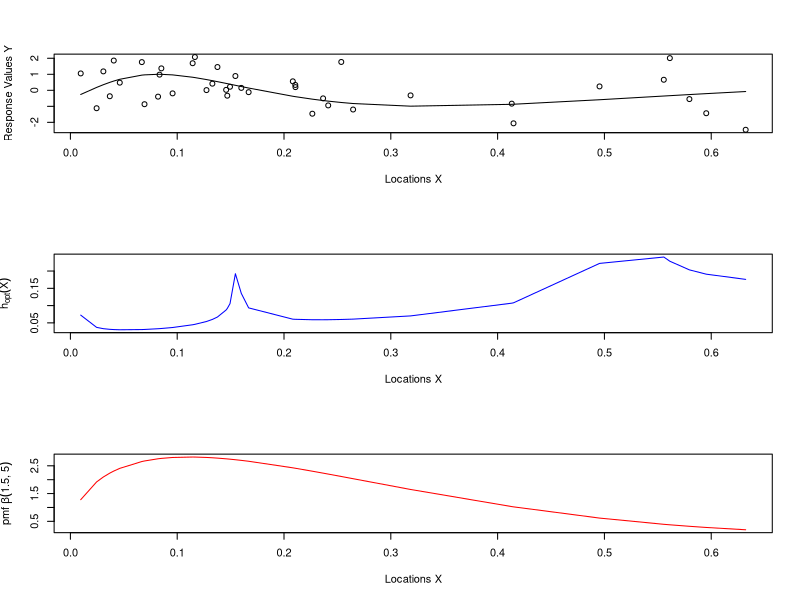
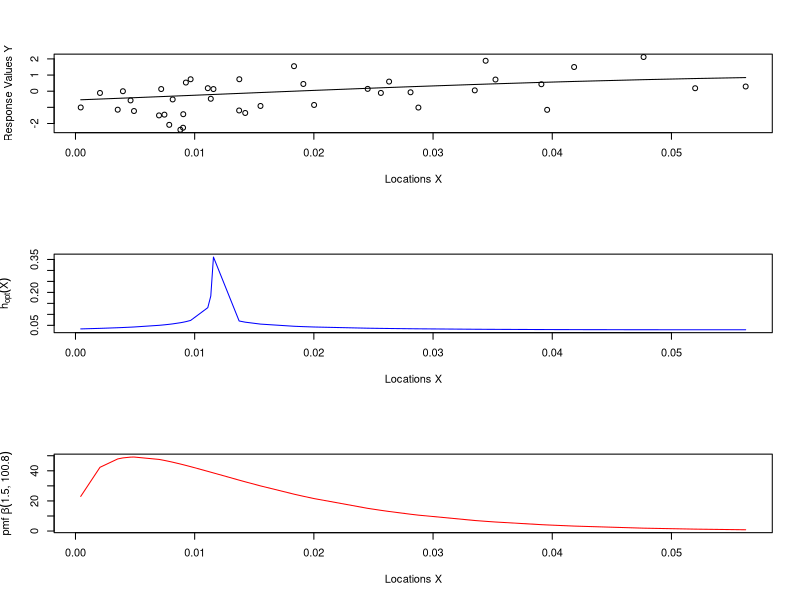
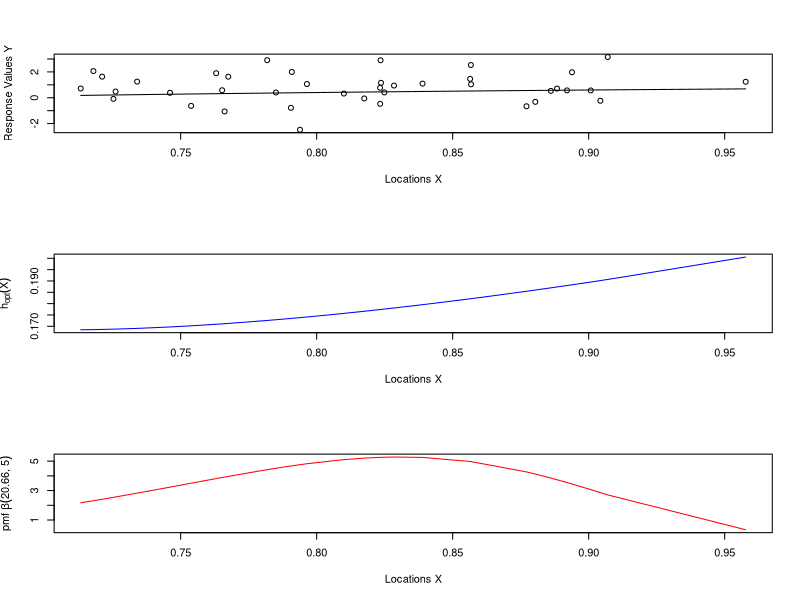
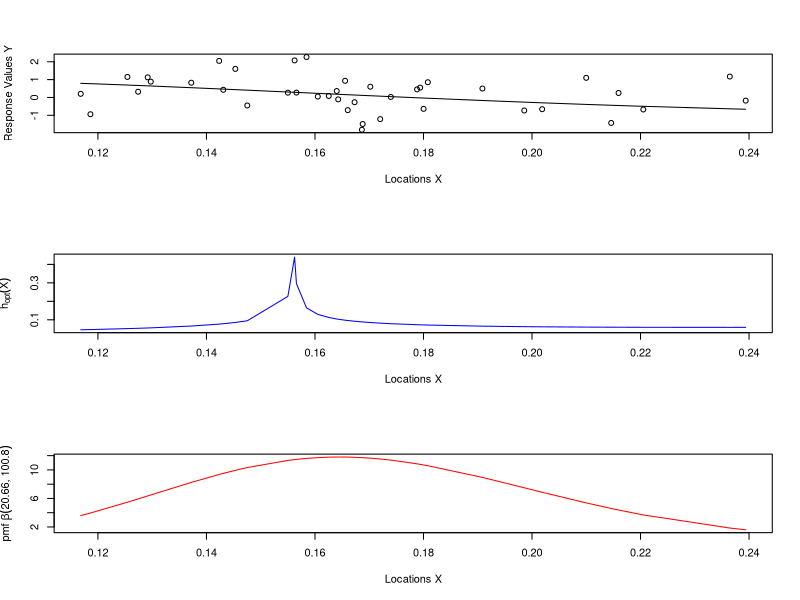
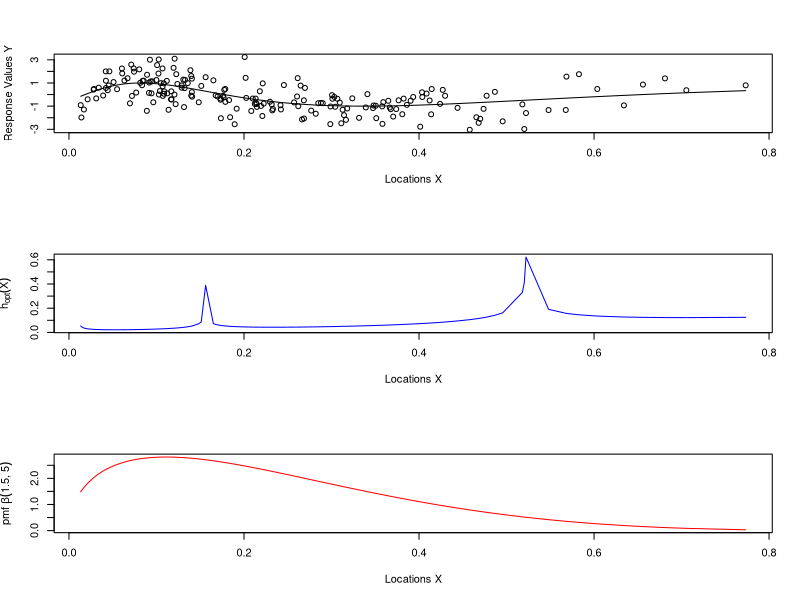
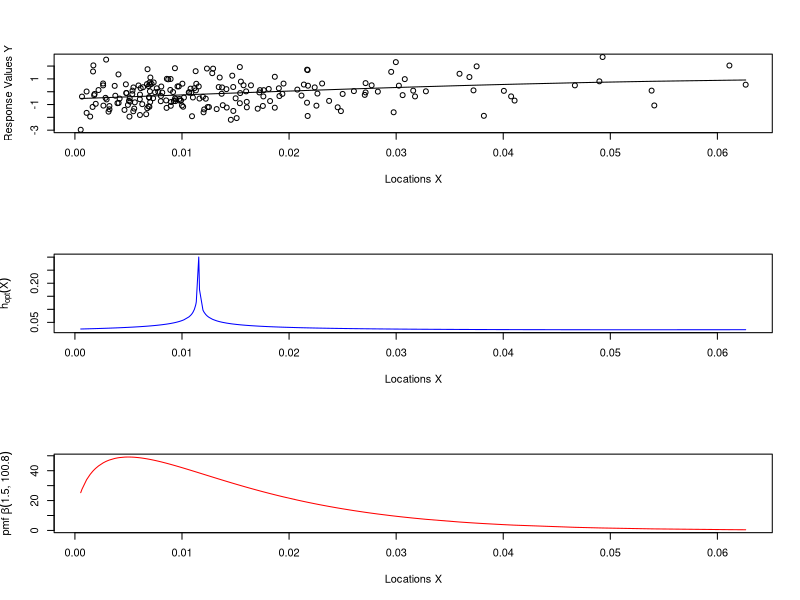
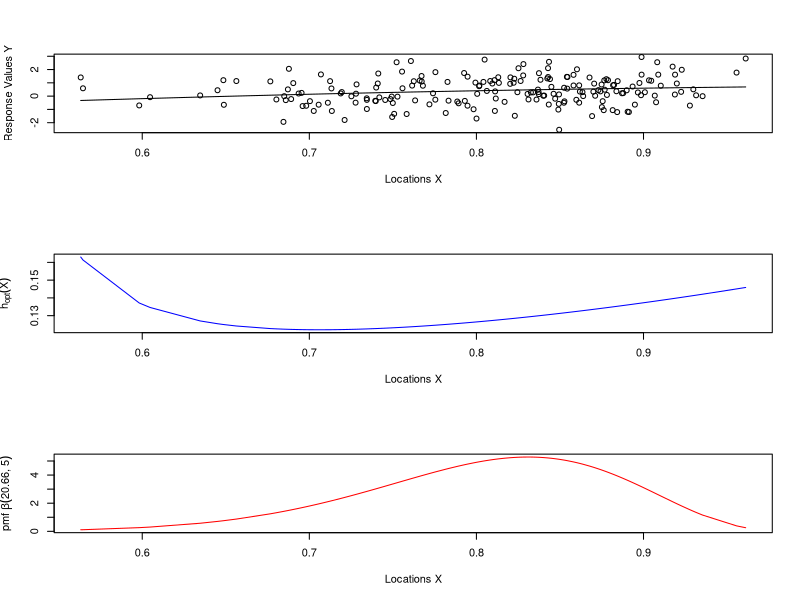
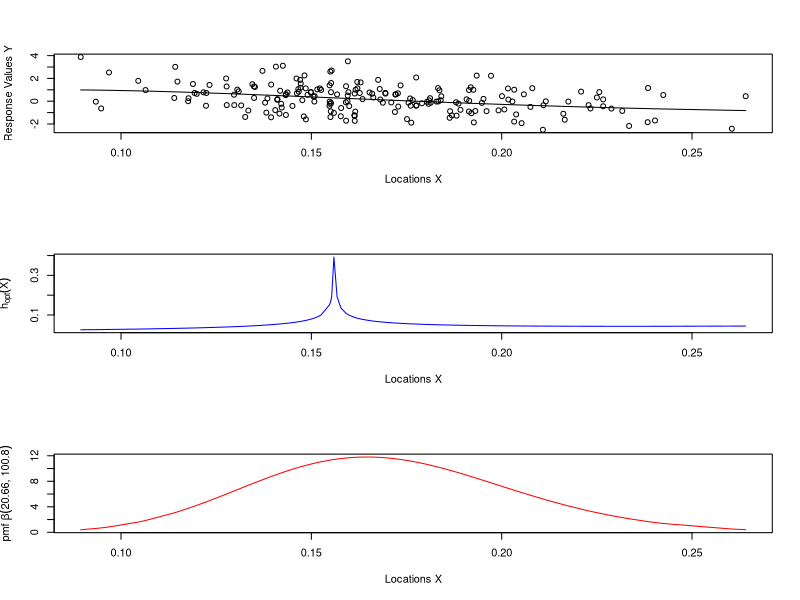

R code for these plots, in order:
## ---- chunk 1
knitr::opts_chunk$set(echo = TRUE)
## ---- chunk 2
library(bookdown)
library(tidyverse)
## ---- chunk 3

# m
m <- function(x){
  return(sin(3/(x+0.3)))
}

# Second derivative of m
m_prime_prime <- function(x) {
  return(((6*x+1.8)*cos(3/(x + 0.3)) - 9*sin(3/(x+0.3)))/(x+0.3)^4)
}

# Create Location values
locations <- function(n, shape1, shape2){
  return(rbeta(n, shape1, shape2))
}

# Create Response values with standard Gaussian distributed error
resp_val <- function(x, m){
  return(sapply(x, function(z){m(z)+rnorm(1, mean = 0, sd = 1)}))
}

# Function computing h_opt for Gaussian Kernel with Integral over squared kernel 
# density equal to one and integral of second moment with kernel density equal to 1/(2*pi)
h_opt <- function(x, n, m_2){
  return(n^(-1/5)*(1/(2*sqrt(pi)*(m_2(x)*1)^2))^(1/5))
}

# Set the stage for Plots in R Markdown
size <- c(40, 200)
shape1 <- c(1.5, 20.66)
shape2 <- c(100.8, 5)
plot_headings <- list()
for (s in size){
  for (s1 in shape1){
    for (s2 in range(shape2)){
      plot_headings <- append(plot_headings, sprintf("Figure shows behaviour of h_opt when choosing a sample of beta distributed random variables with sample size = %.2f, shape1 = %.2f, shape2 = %.2f", s, s1, s2))
    }
  }
}

## ---- chunk 4

# Plots
for (s in size){
  for (s1 in shape1){
    for (s2 in range(shape2)){
      x <- sort(locations(s, s1, s2))
      y <- resp_val(x, m)
      par(mfrow=c(3, 1))
      plot(x, y, xlab = "Locations X", ylab = "Response Values Y")
      lines(x, m(x))
      plot(x, h_opt(x, s, m_prime_prime), "l", xlab = "Locations X", ylab = expression(h[opt](X)), col = "blue")
      plot(x, dbeta(x, shape1 = s1, shape2 = s2), "l", xlab = "Locations X", ylab = expr("pmf"~beta(paste(!!s1, ", " ,!!s2))), col = "red")
    }
  }
}
